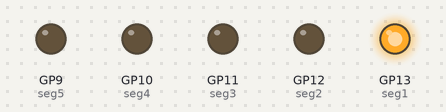
Bench run of a program on a simulated Raspberry Pi Pico running MicroPython. Shown: output pins drawn as LEDs (lit = HIGH). At 2.5 s the program stops and its outputs stay as they are.

Above: at 0.1 s.
At 0.6 s:
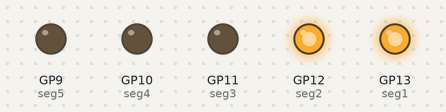
At 1.1 s:
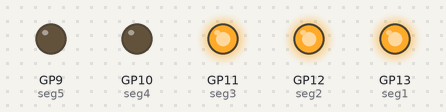
At 1.6 s:
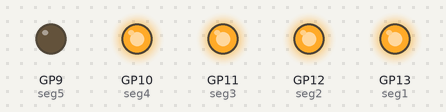
At 2.1 s:
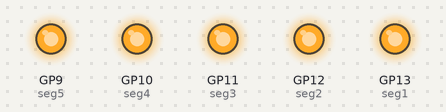
At 2.6 s:
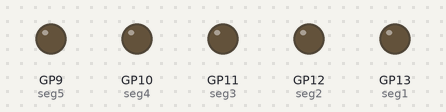
Timing chart, 0 to 4.0 s (numbered marks = the images above):
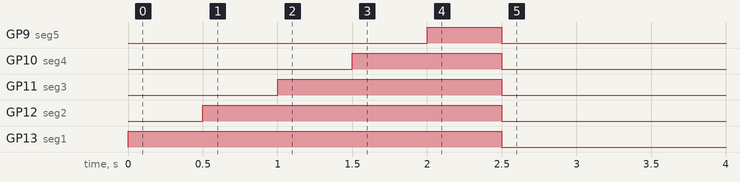

The program:

Segment_Test_Activity_1_and_2_Day_4.py
```python
# Let it Glow Advent Calendar - Day 4
# Activities 1 and 2
# Lori Pfahler
# December 7, 2023

from machine import Pin
from utime import sleep

# Set up the LED pins
seg1 = Pin(13, Pin.OUT)
seg2 = Pin(12, Pin.OUT)
seg3 = Pin(11, Pin.OUT)
seg4 = Pin(10, Pin.OUT)
seg5 = Pin(9, Pin.OUT)

# Turn on each LED at a time
# make a list of the LED objects
seg_list = [seg1, seg2, seg3, seg4, seg5]
# use a for loop to turn on each of the segment LEDs
for LED in seg_list:
    LED.value(1)
    sleep(0.5)
# Turn all LEDs off
for LED in seg_list:
    LED.value(0)
```

Measured:
- by itself, GP9 (seg5): LOW → HIGH at 2.0 s, → LOW 0.50 s later
- by itself, GP10 (seg4): LOW → HIGH at 1.5 s, → LOW 1.0 s later
- by itself, GP11 (seg3): LOW → HIGH at 1.0 s, → LOW 1.5 s later
- by itself, GP12 (seg2): LOW → HIGH at 0.50 s, → LOW 2.0 s later
- by itself, GP13 (seg1): LOW → HIGH at 0.00 s, → LOW 2.5 s later
